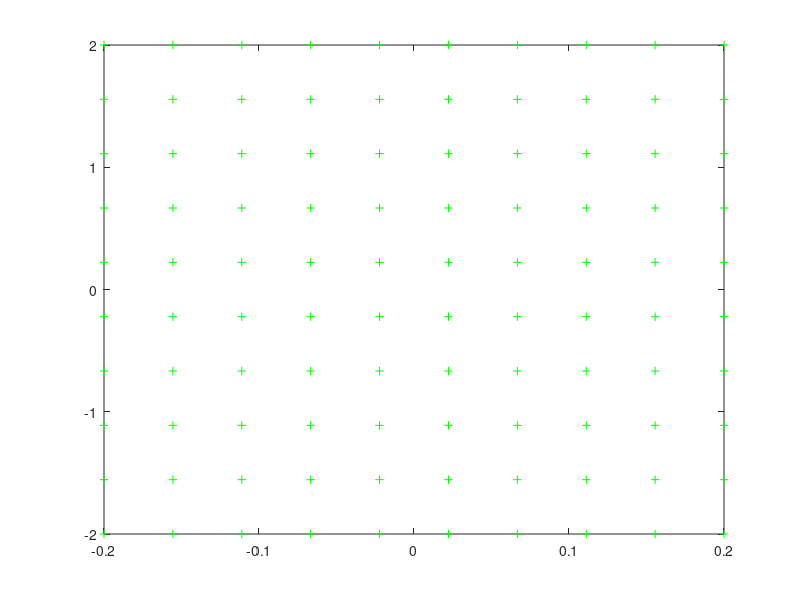

This chart was generated by the following MATLAB code:
load ICs.mat

figure;
for i = 1:length(X)
    if boolArr(i) == false
        plot(X(i,1),X(i,2), '*r');
        hold on;
    else
        plot(X(i,1),X(i,2), '+g');
        hold on;
    end
end
